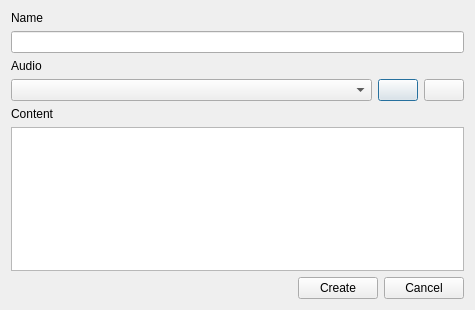
<?xml version="1.0" encoding="UTF-8"?>
<ui version="4.0">
 <class>DiaCreateSection</class>
 <widget class="QDialog" name="DiaCreateSection">
  <property name="geometry">
   <rect>
    <x>0</x>
    <y>0</y>
    <width>475</width>
    <height>310</height>
   </rect>
  </property>
  <property name="windowTitle">
   <string>Dialog</string>
  </property>
  <layout class="QVBoxLayout" name="verticalLayout">
   <item>
    <widget class="QLabel" name="lblName">
     <property name="text">
      <string>Name</string>
     </property>
    </widget>
   </item>
   <item>
    <widget class="QLineEdit" name="lineName"/>
   </item>
   <item>
    <widget class="QLabel" name="lblAudio">
     <property name="text">
      <string>Audio</string>
     </property>
    </widget>
   </item>
   <item>
    <layout class="QHBoxLayout" name="horizontalLayout_2">
     <item>
      <widget class="QComboBox" name="comboAudio"/>
     </item>
     <item>
      <widget class="QPushButton" name="btnPlayAudio">
       <property name="sizePolicy">
        <sizepolicy hsizetype="Fixed" vsizetype="Fixed">
         <horstretch>0</horstretch>
         <verstretch>0</verstretch>
        </sizepolicy>
       </property>
       <property name="toolTip">
        <string>Play audio.</string>
       </property>
       <property name="text">
        <string/>
       </property>
       <property name="icon">
        <iconset resource="app-resources.qrc">
         <normaloff>:/icons/assets/icons/player_play.ico</normaloff>:/icons/assets/icons/player_play.ico</iconset>
       </property>
      </widget>
     </item>
     <item>
      <widget class="QPushButton" name="btnStopAudio">
       <property name="sizePolicy">
        <sizepolicy hsizetype="Fixed" vsizetype="Fixed">
         <horstretch>0</horstretch>
         <verstretch>0</verstretch>
        </sizepolicy>
       </property>
       <property name="toolTip">
        <string>Stop audio.</string>
       </property>
       <property name="text">
        <string/>
       </property>
       <property name="icon">
        <iconset resource="app-resources.qrc">
         <normaloff>:/icons/assets/icons/player_stop.ico</normaloff>:/icons/assets/icons/player_stop.ico</iconset>
       </property>
      </widget>
     </item>
    </layout>
   </item>
   <item>
    <widget class="QLabel" name="lblContent">
     <property name="text">
      <string>Content</string>
     </property>
    </widget>
   </item>
   <item>
    <widget class="QTextEdit" name="txtContent"/>
   </item>
   <item>
    <layout class="QHBoxLayout" name="horizontalLayout">
     <item>
      <spacer name="horizontalSpacer">
       <property name="orientation">
        <enum>Qt::Horizontal</enum>
       </property>
       <property name="sizeHint" stdset="0">
        <size>
         <width>40</width>
         <height>20</height>
        </size>
       </property>
      </spacer>
     </item>
     <item>
      <widget class="QPushButton" name="btnCreate">
       <property name="text">
        <string>Create</string>
       </property>
      </widget>
     </item>
     <item>
      <widget class="QPushButton" name="btnCancel">
       <property name="text">
        <string>Cancel</string>
       </property>
      </widget>
     </item>
    </layout>
   </item>
  </layout>
 </widget>
 <resources>
  <include location="app-resources.qrc"/>
 </resources>
 <connections/>
</ui>
